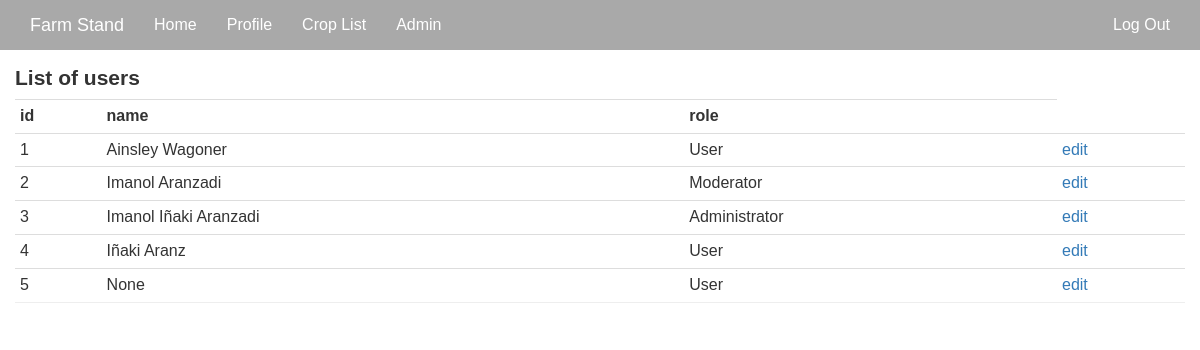
/list-users (signed in), run on an earlier commit of the app's database.
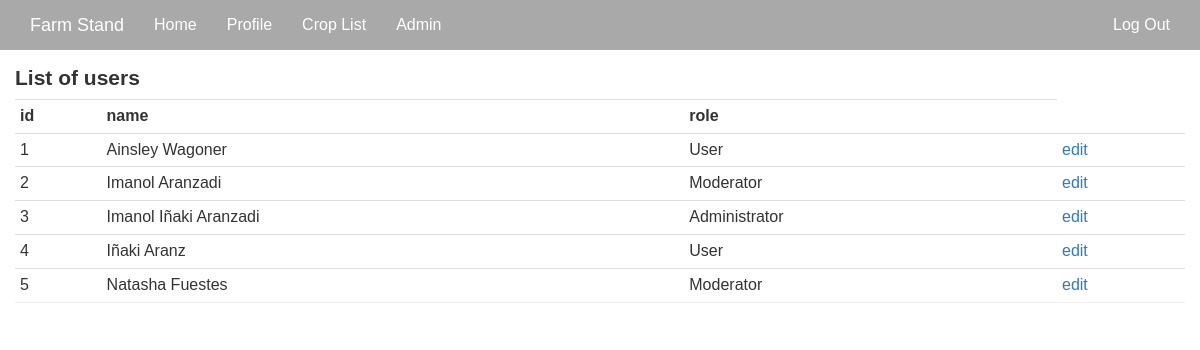
And on a later commit of the database.
### app/models.py (models this page shows, shortened)
class User(UserMixin, db.Model):
    __tablename__ = 'users'
    id = db.Column(db.Integer, primary_key=True)
    email = db.Column(db.String(64), unique=True, index=True)
    phone = db.Column(db.String(64), unique=True, index=True)
    username = db.Column(db.String(64), unique=True, index=True)
    name = db.Column(db.String(64), index=True)
    about_me = db.Column(db.Text())
    location = db.Column(db.String(64))
    member_since = db.Column(db.DateTime(), default=datetime.utcnow)
    last_seen = db.Column(db.DateTime(), default=datetime.utcnow)
    role_id = db.Column(db.Integer, db.ForeignKey('roles.id'))
    password_hash = db.Column(db.String(128))
    confirmed = db.Column(db.Boolean, default=False)
    products = db.relationship('Product', backref='farmer', lazy='dynamic')
    def ping(self):
        self.last_seen = datetime.utcnow()
        db.session.add(self)
    def can(self, permissions):
        return self.role is not None and \
            (self.role.permissions & permissions) == permissions
    @property
    def password(self):
        raise AttributeError('password is not a readable attribute')

class Role(db.Model):
    __tablename__ = 'roles'
    id = db.Column(db.Integer, primary_key=True)
    name = db.Column(db.String(64), unique=True)
    default = db.Column(db.Boolean, default=False, index=True)
    permissions = db.Column(db.Integer)
    users = db.relationship('User', backref='role', lazy='dynamic')

### app/main/views.py (the view)
@main.route('/list-users')
@login_required
@admin_required
def list_users():
    users = User.query.all()
    return render_template('list_users.html', users=users)

### app/auth/views.py (called while the page is built)
@auth.before_app_request
def before_request():
    if current_user.is_authenticated():
        current_user.ping()
        if current_user.is_authenticated() and not current_user.confirmed and request.endpoint[:5] != 'auth.':
            return redirect(url_for('auth.unconfirmed'))

### app/main/__init__.py (called while the page is built)
@main.app_context_processor
def inject_permissions():
    return dict(Permission=Permission)

### app/models.py (called while the page is built)
@login_manager.user_loader
def load_user(user_id):
    return User.query.get(int(user_id))

### app/templates/list_users.html (shortened to what this page needs)
{% extends "base.html" %}
{% import "bootstrap/wtf.html" as wtf %}
{% block content %}
<div class="list-users">
  <div class="container">
    <div class="row">
      <h3>List of users</h3>
      <table class="table table-condensed">
        <tr>
          <th>id</th>
          <th>name</th>
          <th>role</th>
        </tr>
        {% for user in users %}
        <tr>
          <td>{{user.id}}</td>
          <td>{{user.name}}</td>
          <td>{{user.role.name}}</td>
          <td><a href="{{ url_for('.edit_profile_admin', id=user.id) }}">edit</a></td>
        </tr>
        {% endfor %}
      </table>
    </div>
  </div>
</div>
{% endblock %}

### app/templates/base.html (shortened to what this page needs)
{% extends "bootstrap/base.html" %}
{% block head %}
{{ super() }}
<link rel="stylesheet" href="{{url_for('static', filename='css/style.css')}}">
{% endblock %}
{% block navbar %}
<div class="navbar navbar-inverse navbar-fixed-top" role="navigation">
    <div class="container">
        <div class="navbar-header">
            <a class="navbar-brand" href="{{ url_for('main.index') }}">Farm Stand</a>
        </div>
        <div class="navbar-collapse collapse">
            <ul class="nav navbar-nav">
                <li><a href="{{ url_for('main.index') }}">Home</a></li>
                {% if current_user.is_authenticated() %}
                <li><a href="{{ url_for('main.user', username=current_user.username)}}">Profile</a></li>
                <li><a href="{{ url_for('main.crop_list', id=current_user.id)}}">Crop List</a></li>
                {% if current_user.is_authenticated() and current_user.id == 3 %}
                <li><a href="{{ url_for('main.list_users', id=current_user.id)}}">Admin</a></li>
                {% endif %}
                {% endif %}
            </ul>
            <ul class="nav navbar-nav navbar-right">
                {% if current_user.is_authenticated() %}
                <li><a href="{{ url_for('auth.logout') }}">Log Out</a></li>
                {% else %}
                <li><a href="{{ url_for('auth.login') }}">Log In</a></li>
                {% endif %}
            </ul>
        </div>
    </div>
</div><br><br>
{% endblock %}

### app/static/css/style.css (style rules this page uses)
body { font-family: 'Montserrat', sans-serif; font-size: 16px; }
h3 { font-size: 21px; font-weight: bold; }
table { margin-bottom: 40px; width: 100%; }
tr { border-bottom: 1px solid #eee; }
td { padding: 20px 0px; }
.navbar { background-color: darkgray; border-bottom: white solid 1px; color: white; }
.navbar-inverse .navbar-brand, .navbar-inverse .navbar-nav > li > a { color: white; }
.navbar-inverse .navbar-collapse, .navbar-inverse .navbar-form { border-color: silver; }

What changed in the data, as far as the page shows it:
changed User id 5: name "None" → "Natasha Fuestes"; role.name "User" → "Moderator"
